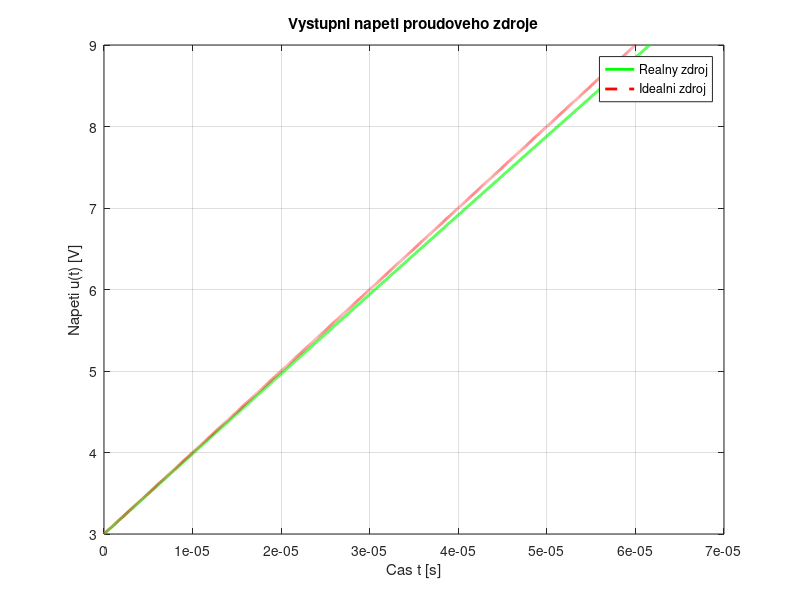
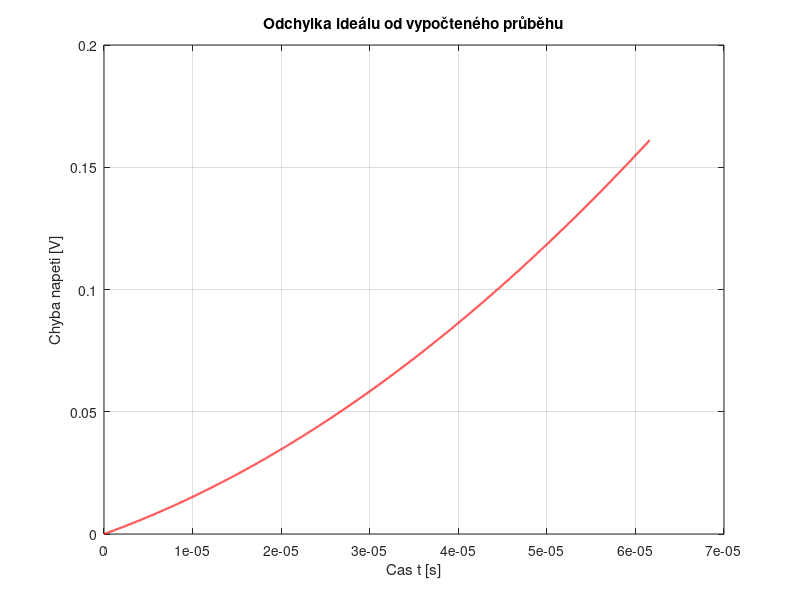

Source code (MATLAB) for these figures, in order: (Note: this script raises an error after producing the figures.)
clear;
clc;
close all;

%% Parametry obvodu

I0 = 10e-3;       % Proud zdroje [A]
Ro = 230e2;         % Vystupni odpor [Ohm]


n_bit = 8;       % Pocet bitu ADC


%% Oscilator + Komparátor proměnné

R1 = 5000;         %odpor u integrátoru
R2 = 1000;         %odpor u komparátoru
R3 = 5000;          %odpor u komparátoru(ZV)
C = 100e-9;        %kapacitor u ontegrátor
U_ref = 5;         %refereční napětí
UCCp = 15;         %napájení OZ
UCCm = -15;        %napájení OZ


Vmax = ((U_ref.*(R2+R3))-R2.*UCCm)./R3;       %výpočty trasholdů
Vmin = ((U_ref.*(R2+R3))-R2.*UCCp)./R3;



%% ADC

pocet_kodu = 2^n_bit;                            %počet vzorku na výstupu           



%% čas simulace

t_start = 0;
t_end = Ro*C*log((I0*Ro - Vmin)/(I0*Ro - Vmax)); %t_end se upravuje podle parametrů

vzorku_na_kod = 100;                       % Pocet vzorku na jeden ADC kod

pocet_vzorku = vzorku_na_kod * pocet_kodu;      % Celkovy pocet vzorku

% Casove okamziky vzorkovani
tv = linspace(t_start, t_end, pocet_vzorku).';  % Casove okamziky vzorkovani

%% Vystupni vodivost zdroje

Go = 1/Ro;

%% Reseni diferencialni rovnice

dudt = @(t,u) (I0 - Go*u)/C;

% Pocatecni podminka
u0 = Vmin; ;


[t,u] = ode45(dudt, tv, u0);

% U_vzor jsou nase vzorky pro ADC
U_vzor = u;

%% Idealni charakteristika proudoveho zdroje

uideal = Vmin + (I0/C)*t;      

%% Graf napeti

figure;

plot(t, u, 'g', 'LineWidth', 2);
hold on;

plot(t, uideal, 'r--', 'LineWidth', 2);

grid on;

xlabel('Cas t [s]');
ylabel('Napeti u(t) [V]');

title('Vystupni napeti proudoveho zdroje');

legend('Realny zdroj', 'Idealni zdroj');

ylim([Vmin Vmax])



chyba = uideal - U_vzor ;      % [V]

figure;
plot(tv, chyba, 'r', 'LineWidth', 1.5);
grid on;
xlabel('Cas t [s]');
ylabel('Chyba napeti [V]');
title('Odchylka ideálu od vypočteného průběhu');



%% Volání funkcí DNL ADC
dnl = Function_DNL(U_vzor, Vmin, Vmax, n_bit);
INL = Function_INL(dnl);
%% Výpočet urovni frekvence a výpisy

T_oscilatoru = (2*R1*C*(Vmax-Vmin))/UCCp ;         % perioda 
f_oscilatoru = 1/T_oscilatoru;                %frekvence
LSB_t   = (T_oscilatoru/2) / pocet_kodu;      % LSB v časové oblasti 

fprintf('max|DNL| = %.4f LSB = %.3e s\n', max(abs(dnl),[],'omitnan'), max(abs(dnl),[],'omitnan')*LSB_t);
fprintf('max|INL| = %.4f LSB = %.3e s\n', max(abs(INL),[],'omitnan'), max(abs(INL),[],'omitnan')*LSB_t);
fprintf('Vystupni odpor = %.3g Ohm\n', Ro);
fprintf('Pocet bitu = %d\n', n_bit);
fprintf('Casove rozliseni  = %.4g s\n', LSB_t);
fprintf('Horni trashhold  = %.4g V\n', Vmax);
fprintf('Dolni trashhold = %.4g V\n', Vmin);
fprintf('T_oscilatoru = %.5g s\nf_oscilatoru = %.5g Hz\n', T_oscilatoru, f_oscilatoru);
